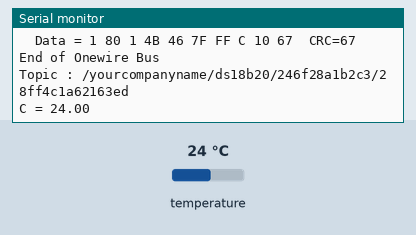
Recording of a sketch running on a simulated ESP8266 (NodeMCU). On the bench: the last lines printed to the serial monitor. The inputs (shaded band) are chosen by the test bench; at power-on: temperature 24 °C. WiFi joins after 1.5 s; servers stay silent unless stated; storage starts empty; no MQTT or app messages arrive unless stated.

Above: at 2.7 s.
2.8 s: temperature set to 12 °C
At 8.5 s:
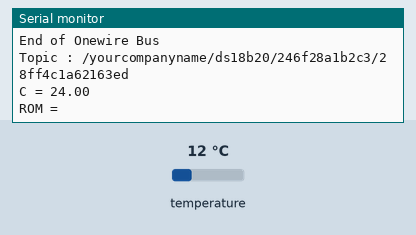
15.4 s: temperature set to 28 °C
At 22.0 s:
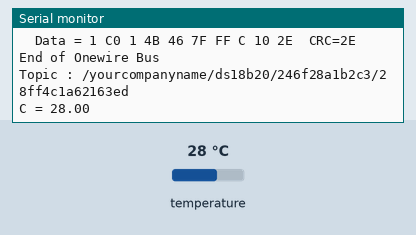
28.0 s: temperature set to 33 °C
At 34.4 s:
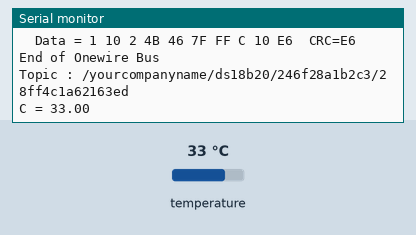
40.6 s: temperature set to 5 °C
At 45.8 s:
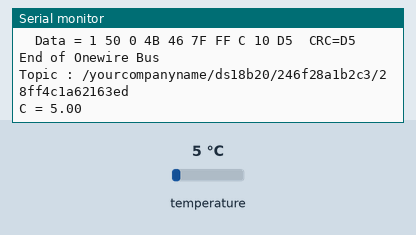
52.8 s: temperature set to 10 °C
At 58.2 s:
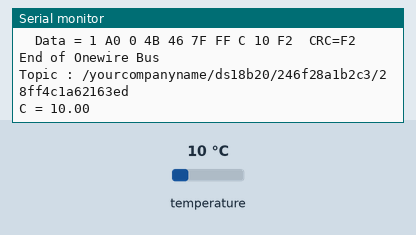
65.0 s: temperature set to 8 °C
At 70.7 s:
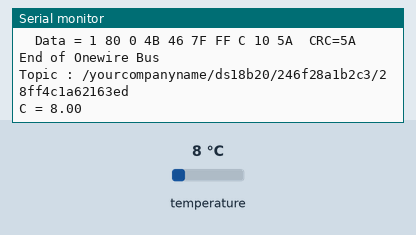
Timing chart, 0 to 72.2 s (numbered marks = the images above; inputs shaded):
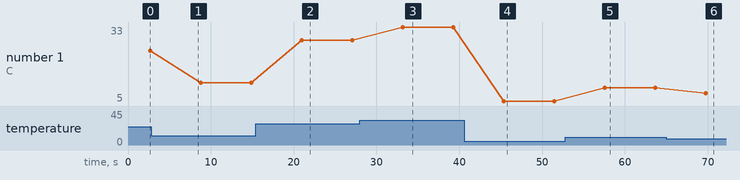

Measured:
- after the input at 15.4 s, the serial monitor: prints a new line after 5.5 s (image 2)
- after the input at 28.0 s, the serial monitor: prints a new line after 5.1 s (image 3)
- after the input at 40.6 s, the serial monitor: prints a new line after 4.7 s (image 4)
- after the input at 52.8 s, the serial monitor: prints a new line after 4.7 s (image 5)
- after the input at 65.0 s, the serial monitor: prints a new line after 4.7 s (image 6)
- plotted number 1: 24 → 12 after the input at 2.8 s, 28 → 33 after the input at 28.0 s, 33 → 5 after the input at 40.6 s, 10 → 8 after the input at 65.0 s

The sketch:

Triple_DS18b20_tomqtt.ino
```cpp
#include <FS.h>                   //this needs to be first, or it all crashes and burns...
//find code at
//https://github.com/CurlyWurly-1/ESP8266-WIFIMANAGER-MQTT/blob/master/MQTT_with_WiFiManager.ino
#include <ESP8266WiFi.h>          //https://github.com/esp8266/Arduino
//needed for library
#include <DNSServer.h>
#include <ESP8266WebServer.h>
#include <WiFiManager.h>          //https://github.com/tzapu/WiFiManager
#include <ArduinoJson.h>          //https://github.com/bblanchon/ArduinoJson
#include <PubSubClient.h>

#include <OneWire.h>
#include <DallasTemperature.h>
#include <Streaming.h>

#include <stdio.h>
#include <string.h>

// data cable connected to D4 pin
#define ONE_WIRE_BUS 0


OneWire oneWire(ONE_WIRE_BUS);
DallasTemperature DS18B20(&oneWire);


//flag for saving data
bool shouldSaveConfig = false;
int firsttimearound = 1;

const long oneSecond = 1000;  // a second is a thousand milliseconds
//const long oneSecond = 1000000;  // a second is a 1 million microseconds
const long oneMinute = oneSecond * 60;
const long oneHour   = oneMinute * 60;
const long oneDay    = oneHour * 24;

const int sleepTimeS = 3600; //1 hour in seocnds

String StatusofLED = "off";

//rgb
//12 //13 //14

//#define relayPin 12
//#define strikerPin1 13
//#define strikerPin2 14

//#define redPin 13
//#define greenPin 12
//#define bluePin 14


//define your default values here, if there are different values in config.json, they are overwritten.
//char mqtt_server[40];
#define mqtt_server       "your_mqtt_server_address"
#define mqtt_port         "1883"
#define mqtt_user         "username"
#define mqtt_pass         "password"
#define mqtt_topic_prefix "/yourcompanyname/ds18b20/"

String composeClientID() {
  uint8_t mac[6];
  WiFi.macAddress(mac);
  String clientId;

  clientId += macToStr(mac);
  return clientId;
}

//String subscribetopicrelayonoff =  mqtt_topic_prefix + composeClientID() + "/onoff";


String mac;

WiFiClient espClient;
PubSubClient client(espClient);

//callback notifying us of the need to save config
void saveConfigCallback () {
  Serial.println("Should save config");
  shouldSaveConfig = true;
}


void setup() {
  // put your setup code here, to run once:
  Serial.begin(9600);
  Serial.println();

  // setup OneWire bus
  DS18B20.begin();


  //clean FS for testing
  //  SPIFFS.format();

  //read configuration from FS json
  Serial.println("mounting FS...");

  if (SPIFFS.begin()) {
    Serial.println("mounted file system");
    if (SPIFFS.exists("/config.json")) {
      //file exists, reading and loading
      Serial.println("reading config file");
      File configFile = SPIFFS.open("/config.json", "r");
      if (configFile) {
        Serial.println("opened config file");
        size_t size = configFile.size();
        // Allocate a buffer to store contents of the file.
        std::unique_ptr<char[]> buf(new char[size]);

        configFile.readBytes(buf.get(), size);
        DynamicJsonBuffer jsonBuffer;
        JsonObject& json = jsonBuffer.parseObject(buf.get());
        json.printTo(Serial);
        if (json.success()) {
          Serial.println("\nparsed json");
          strcpy(mqtt_server, json["mqtt_server"]);
          strcpy(mqtt_port, json["mqtt_port"]);
          strcpy(mqtt_user, json["mqtt_user"]);
          strcpy(mqtt_pass, json["mqtt_pass"]);

        } else {
          Serial.println("failed to load json config");
        }
      }
    }
  } else {
    Serial.println("failed to mount FS");
  }
  //end read


  // The extra parameters to be configured (can be either global or just in the setup)
  // After connecting, parameter.getValue() will get you the configured value
  // id/name placeholder/prompt default length
  WiFiManagerParameter custom_mqtt_server("server", "mqtt server", mqtt_server, 40);
  WiFiManagerParameter custom_mqtt_port("port", "mqtt port", mqtt_port, 6);
  WiFiManagerParameter custom_mqtt_user("user", "mqtt user", mqtt_user, 20);
  WiFiManagerParameter custom_mqtt_pass("pass", "mqtt pass", mqtt_pass, 20);

  //WiFiManager
  //Local intialization. Once its business is done, there is no need to keep it around
  WiFiManager wifiManager;

  // Reset Wifi settings for testing
  //  wifiManager.resetSettings();

  //set config save notify callback
  wifiManager.setSaveConfigCallback(saveConfigCallback);

  //set static ip
  //  wifiManager.setSTAStaticIPConfig(IPAddress(10,0,1,99), IPAddress(10,0,1,1), IPAddress(255,255,255,0));

  //add all your parameters here
  wifiManager.addParameter(&custom_mqtt_server);
  wifiManager.addParameter(&custom_mqtt_port);
  wifiManager.addParameter(&custom_mqtt_user);
  wifiManager.addParameter(&custom_mqtt_pass);

  //reset settings - for testing
  //wifiManager.resetSettings();

  //set minimum quality of signal so it ignores AP's under that quality
  //defaults to 8%
  //wifiManager.setMinimumSignalQuality();

  //sets timeout until configuration portal gets turned off
  //useful to make it all retry or go to sleep
  //in seconds
  //wifiManager.setTimeout(120);

  //fetches ssid and pass and tries to connect
  //if it does not connect it starts an access point with the specified name
  //here  "AutoConnectAP"
  //and goes into a blocking loop awaiting configuration
  if (!wifiManager.autoConnect("AutoConnectAP", "glasschem")) {
    Serial.println("failed to connect and hit timeout");
    delay(3000);
    //reset and try again, or maybe put it to deep sleep
    ESP.reset();
    delay(5000);
  }

  //if you get here you have connected to the WiFi
  Serial.println("connected...yeey :)");
  //WiFi.macAddress(mac);

  //read updated parameters
  strcpy(mqtt_server, custom_mqtt_server.getValue());
  strcpy(mqtt_port, custom_mqtt_port.getValue());
  strcpy(mqtt_user, custom_mqtt_user.getValue());
  strcpy(mqtt_pass, custom_mqtt_pass.getValue());
  // strcpy(blynk_token, custom_blynk_token.getValue());

  //save the custom parameters to FS
  if (shouldSaveConfig) {
    Serial.println("saving config");
    DynamicJsonBuffer jsonBuffer;
    JsonObject& json = jsonBuffer.createObject();
    json["mqtt_server"] = mqtt_server;
    json["mqtt_port"] = mqtt_port;
    json["mqtt_user"] = mqtt_user;
    json["mqtt_pass"] = mqtt_pass;

    File configFile = SPIFFS.open("/config.json", "w");
    if (!configFile) {
      Serial.println("failed to open config file for writing");
    }

    json.printTo(Serial);
    json.printTo(configFile);
    configFile.close();
    //end save
  }

  Serial.println("local ip");
  Serial.println(WiFi.localIP());
  //  client.setServer(mqtt_server, 12025);
  //const uint16_t mqtt_port_x = 12025;
  client.setServer(mqtt_server, 1883);
  //client.setCallback(callback);
}


void reconnect() {
  // Loop until we're reconnected
  while (!client.connected()) {
    Serial.print("Attempting MQTT connection...");
    // Attempt to connect
    // If you do not want to use a username and password, change next line to
    // if (client.connect("ESP8266Client")) {
    String clientname = "ESP8266Client" + composeClientID();
    if (client.connect(String(clientname).c_str(), mqtt_user, mqtt_pass)) {
    Serial.println("connected");


    } else {
      Serial.print("failed, rc=");
      Serial.print(client.state());
      Serial.println(" try again in 5 seconds");
      // Wait 5 seconds before retrying
      delay(5000);
    }
  }
}


bool checkBound(float newValue, float prevValue, float maxDiff) {
  return !isnan(newValue) &&
         (newValue < prevValue - maxDiff || newValue > prevValue + maxDiff);
}

long lastMsg = 0;
float temp = 0.0;
float hum = 0.0;
float diff = 1.0;


void loop() {
  // put your main code here, to run repeatedly:
  if (!client.connected()) {
    reconnect();
  }
  client.loop();

  // ds18b20

  byte i;
  byte present = 0;
  byte type_s;
  byte data[12];
  byte addr[8];
  String romcode = "";
  char tempString[6];


//Loop through all DS1820

while(oneWire.search(addr))
{
  Serial.print("ROM =");

//Topic is built from a static String plus the ID of the DS18B20

  for( i = 0; i < 8; i++) {
    //Serial.write(' ');
    //Serial.print(addr[i], HEX);
    romcode = romcode + String(addr[i], HEX);
  }

  if (OneWire::crc8(addr, 7) != addr[7]) {
      Serial.println("CRC is not valid!");
      return;
  }
  Serial.println();

// the first ROM byte indicates which chip
  switch (addr[0]) {
    case 0x10:
      //Serial.println("  Chip = DS18S20");  // or old DS1820
      type_s = 1;
      break;
    case 0x28:
      //Serial.println("  Chip = DS18B20");
      type_s = 0;
      break;
    case 0x22:
      //Serial.println("  Chip = DS1822");
      type_s = 0;
      break;
    default:
      //Serial.println("Device is not a DS18x20 family device.");
      return;
  }

  oneWire.reset();
  oneWire.select(addr);
  oneWire.write(0x44, 1);        // start conversion, with parasite power on at the end

  delay(1000);     // maybe 750ms is enough, maybe not
  // we might do a oneWire.depower() here, but the reset will take care of it.

  present = oneWire.reset();
  oneWire.select(addr);
  oneWire.write(0xBE);         // Read Scratchpad


  Serial.print("  Data = ");
  Serial.print(present, HEX);
  Serial.print(" ");
  for ( i = 0; i < 9; i++) {           // we need 9 bytes
    data[i] = oneWire.read();
    Serial.print(data[i], HEX);
    Serial.print(" ");
  }
  Serial.print(" CRC=");
  Serial.print(OneWire::crc8(data, 8), HEX);
  Serial.println();

  int16_t raw = (data[1] << 8) | data[0];
  if (type_s) {
    raw = raw << 3; // 9 bit resolution default
    if (data[7] == 0x10) {
      // "count remain" gives full 12 bit resolution
      raw = (raw & 0xFFF0) + 12 - data[6];
    }
  } else {
    byte cfg = (data[4] & 0x60);
    // at lower res, the low bits are undefined, so let's zero them
    if (cfg == 0x00) raw = raw & ~7;  // 9 bit resolution, 93.75 ms
    else if (cfg == 0x20) raw = raw & ~3; // 10 bit res, 187.5 ms
    else if (cfg == 0x40) raw = raw & ~1; // 11 bit res, 375 ms
    //// default is 12 bit resolution, 750 ms conversion time
  }

//convert RAW Temperature to String
String raw_temp = String(raw, DEC);
//convert RAW Temperature to celsius
double temp = raw * 0.0625;
//convert to string

dtostrf(temp, 2, 2, tempString);


}


//End of the OneWire-Devices, reset Loop
Serial.println("End of Onewire Bus");
oneWire.reset_search();

char string[50] = "";
  char mqtt_topic[40] = "";


String topic =  mqtt_topic_prefix + composeClientID() + "/" +  romcode;

     Serial.println("Topic : " + topic);
     Serial.print("C = ");
     Serial.println(tempString);
     delay(1000);


     client.publish(String(topic).c_str() , String(tempString).c_str(), false);


delay(4000);

//return;


}

String macToStr(const uint8_t* mac)
{
  String result;
  for (int i = 0; i < 6; ++i) {
    result += String(mac[i], 16);

  }
  return result;
}
```
